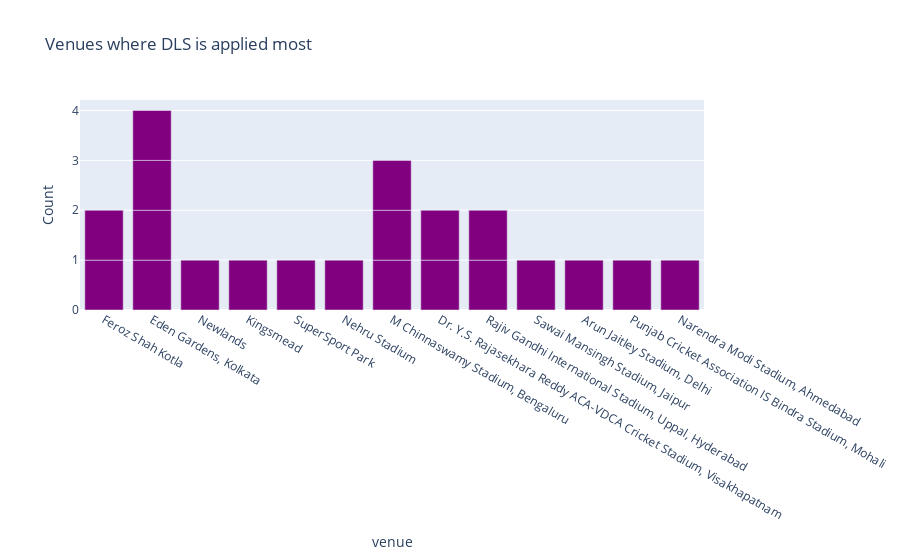

Notebook code for this chart:
### Markdown cell above
**B.1.5 Are there any specific veunes where DLS is applied most**

### Code cell
dls = df[['match_id', 'venue', 'method']]
filter_match_id(dls)

fig = px.bar(dls, x='venue', color_discrete_sequence=['purple'],
             title='Venues where DLS is applied most',
             labels={'category': 'Category', 'count': 'Count'})
fig.show()

### Figure 1 — Plotly figure (JSON) as saved in the notebook; plotly's stock layout.template omitted (floating-point values rounded to 4 significant figures)
{"data": [{"alignmentgroup": "True", "hovertemplate": "venue=%{x}<br>Count=%{y}<extra></extra>", "legendgroup": "", "marker": {"color": "purple", "pattern": {"shape": ""}}, "name": "", "offsetgroup": "", "orientation": "v", "showlegend": false, "textposition": "auto", "type": "bar", "x": ["Feroz Shah Kotla", "Eden Gardens, Kolkata", "Newlands", "Kingsmead", "SuperSport Park", "Nehru Stadium", "Eden Gardens, Kolkata", "M Chinnaswamy Stadium, Bengaluru", "Feroz Shah Kotla", "Dr. Y.S. Rajasekhara Reddy ACA-VDCA Cricket Stadium, Visakhapatnam", "Rajiv Gandhi International Stadium, Uppal, Hyderabad", "Rajiv Gandhi International Stadium, Uppal, Hyderabad", "Eden Gardens, Kolkata", "Dr. Y.S. Rajasekhara Reddy ACA-VDCA Cricket Stadium, Visakhapatnam", "M Chinnaswamy Stadium, Bengaluru", "M Chinnaswamy Stadium, Bengaluru", "Sawai Mansingh Stadium, Jaipur", "Eden Gardens, Kolkata", "Arun Jaitley Stadium, Delhi", "Punjab Cricket Association IS Bindra Stadium, Mohali", "Narendra Modi Stadium, Ahmedabad"], "xaxis": "x", "y": [1, 1, 1, 1, 1, 1, 1, 1, 1, 1, 1, 1, 1, 1, 1, 1, 1, 1, 1, 1, 1], "yaxis": "y"}], "layout": {"barmode": "relative", "legend": {"tracegroupgap": 0}, "title": {"text": "Venues where DLS is applied most"}, "xaxis": {"anchor": "y", "domain": [0, 1], "title": {"text": "venue"}}, "yaxis": {"anchor": "x", "domain": [0, 1], "title": {"text": "Count"}}}}
